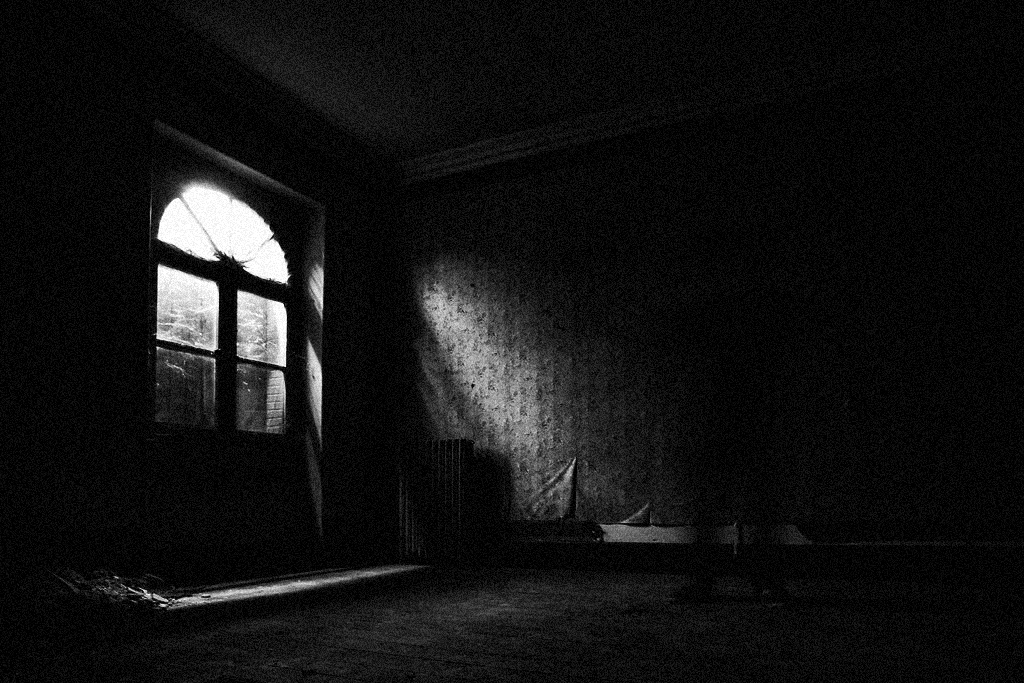
#> input picture DIP_HW2/inputs/P5/ghost_2.png, 1024 x 683 px, found by its file name
$ python q5.py
#> lines starting #> are read from the running program, lines starting #| are printed output that depends on the picture
import numpy as np
import matplotlib.pyplot as plt
import matplotlib.image as mpimg
from PIL import Image
import cv2
import math

###### picture 1 ###########
img = cv2.imread('ghost_2.png')
#> img is the input picture: shape (683, 1024, 3); min 0, max 255, mean 18.8
data=np.asarray(img)
imgplot = plt.imshow(cv2.cvtColor(img, cv2.COLOR_BGR2RGB))
print(data)
#> (printed output is left out)
print(data.shape)
#| (683, 1024, 3)
plt.title("original image")
# plt.figure()
plt.show()

# [7 lines of commented-out code are left out]

histogram_array = np.bincount(img.flatten(), minlength=256)
#> histogram_array = 256 values, max 670143 at index 0, min 273 at index 212, mean 8196

        # normalize
num_pixels = np.sum(histogram_array)
#> num_pixels = 2098176
histogram_array = histogram_array / num_pixels
#> histogram_array = 256 values, max 0.319 at index 0, min 0.00013 at index 212, mean 0.00391

# normalized cumulative histogram
chistogram_array = np.cumsum(histogram_array)
#> chistogram_array = 256 values from 0.319 to 1

"""
STEP 2: Pixel mapping lookup table
"""
transform_map = np.floor(255 * chistogram_array).astype(np.uint8)
#> transform_map = 256 values from 81 to 255

"""
STEP 3: Transformation
"""
# flatten image array into 1D list
img_list = list(img.flatten())
#> img_list = 2098176 items

# transform pixel values to equalize
eq_img_list = [transform_map[p] for p in img_list]
#> eq_img_list = 2098176 items

# reshape and write back into img_array
eq_img_array = np.reshape(np.asarray(eq_img_list), img.shape)
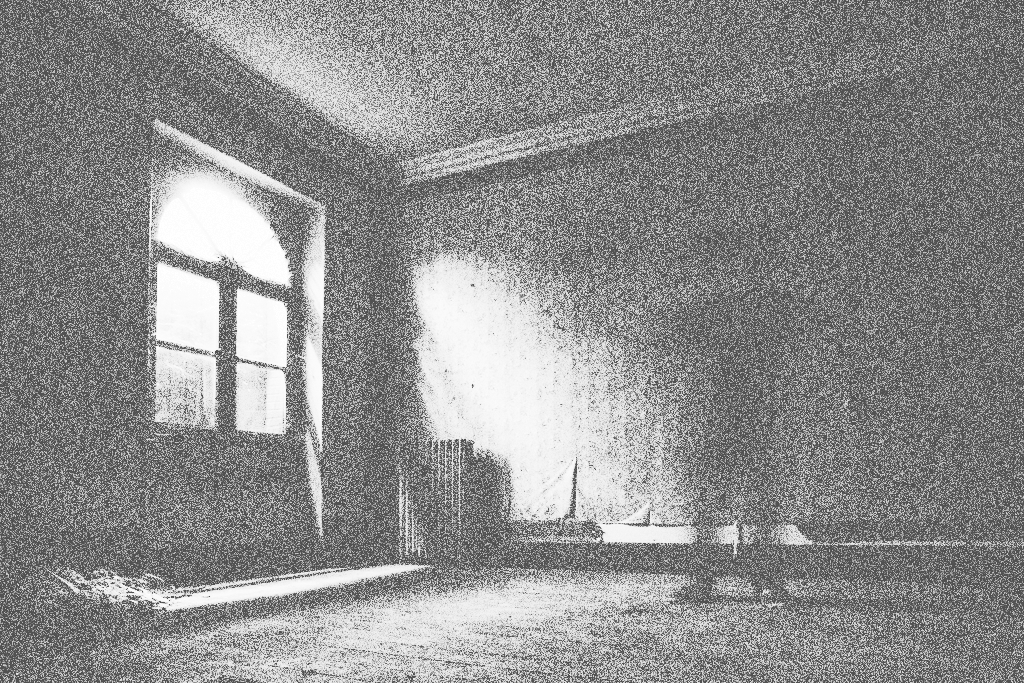
#> eq_img_array: shape (683, 1024, 3); min 81, max 255, mean 141.6

plt.imshow(eq_img_array)
plt.show()

windowsize_r = 8
windowsize_c = 8
for r in range(0,img.shape[0] - windowsize_r, windowsize_r):
    for c in range(0,img.shape[1] - windowsize_c, windowsize_c):
        window = img[r:r+windowsize_r,c:c+windowsize_c]
        histogram_array = np.bincount(window.flatten(), minlength=256)

        # normalize
        num_pixels = np.sum(histogram_array)
        histogram_array = histogram_array / num_pixels

        # normalized cumulative histogram
        chistogram_array = np.cumsum(histogram_array)

        """
        STEP 2: Pixel mapping lookup table
        """
        transform_map = np.floor(255 * chistogram_array).astype(np.uint8)

        """
        STEP 3: Transformation
        """
        # flatten image array into 1D list
        img_list = list(window.flatten())

        # transform pixel values to equalize
        eq_img_list = [transform_map[p] for p in img_list]

        # reshape and write back into img_array
        eq_img_array = np.reshape(np.asarray(eq_img_list), window.shape)
        img[r:r + windowsize_r, c:c + windowsize_c]=eq_img_array
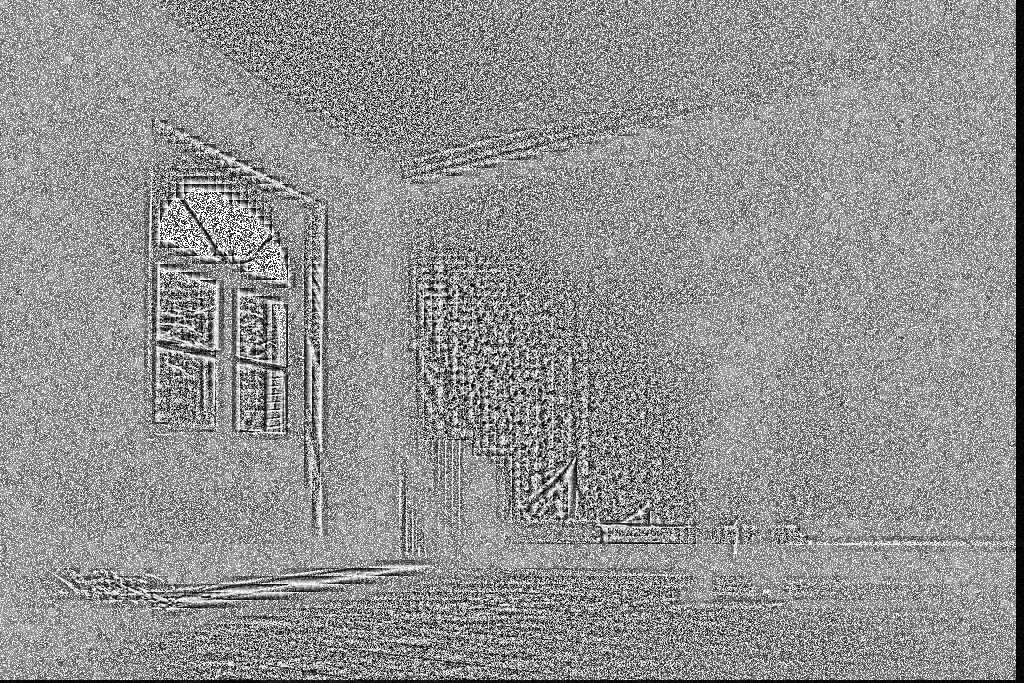
#> img: shape (683, 1024, 3); min 0, max 255, mean 146.1
        ######################################
        # WRITE EQUALIZED IMAGE TO FILE
        ######################################
        # convert NumPy array to pillow Image and write to file
plt.imshow(img)
plt.title("equalized gray_scale")
plt.show()

$ run again, with DIP_HW2/inputs/P5/ghost_1.png copied over DIP_HW2/inputs/P5/ghost_2.png
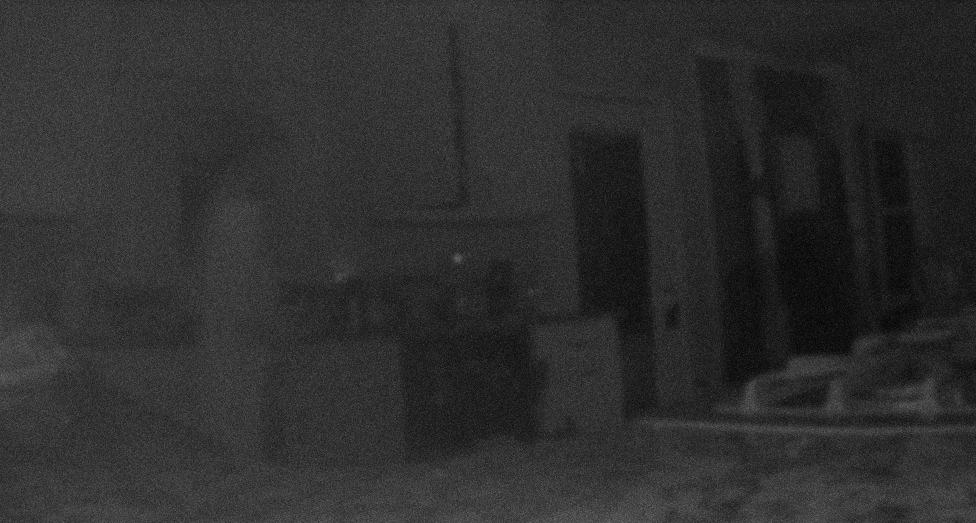
#> input picture DIP_HW2/inputs/P5/ghost_1.png, 976 x 523 px, found by its file name
#> img is the input picture: shape (523, 976, 3); min 0, max 111, mean 46.2
#> (printed output is left out)
#| (523, 976, 3)
#> `histogram_array = np.bincount(img.flatten(), minlength=256)`: histogram_array = 256 values, max 43731 at index 49, min 0 at index 106, mean 5981.8
#> num_pixels = 1531344
#> `histogram_array = histogram_array / num_pixels`: histogram_array = 256 values, max 0.0286 at index 49, min 0 at index 106, mean 0.00391
#> chistogram_array = 256 values from 3.92e-06 to 1
#> transform_map = 256 values from 0 to 255
#> img_list = 1531344 items
#> `eq_img_array = np.reshape(np.asarray(eq_img_list), img.shape)`:
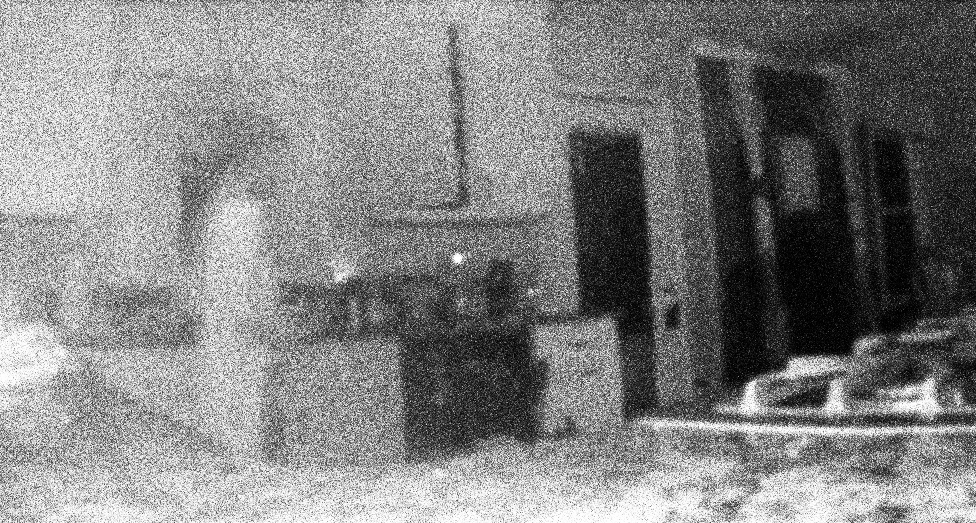
#> eq_img_array: shape (523, 976, 3); min 0, max 255, mean 129.4
#> after the loop `for r in range(0,img.shape[0] - windowsize_r, windowsize_r):`:
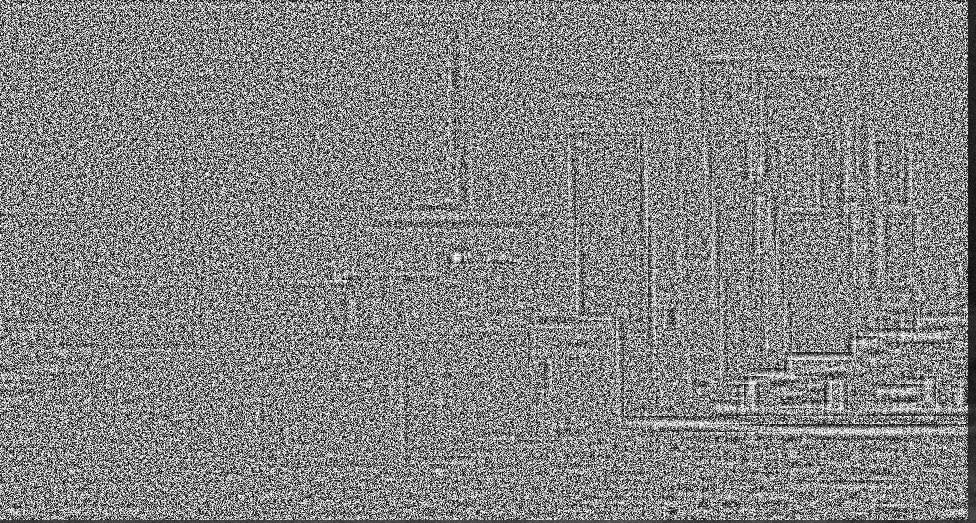
#> img: shape (523, 976, 3); min 3, max 255, mean 132.3

$ run again, with DIP_HW2/inputs/P5/ghost_3.png copied over DIP_HW2/inputs/P5/ghost_2.png
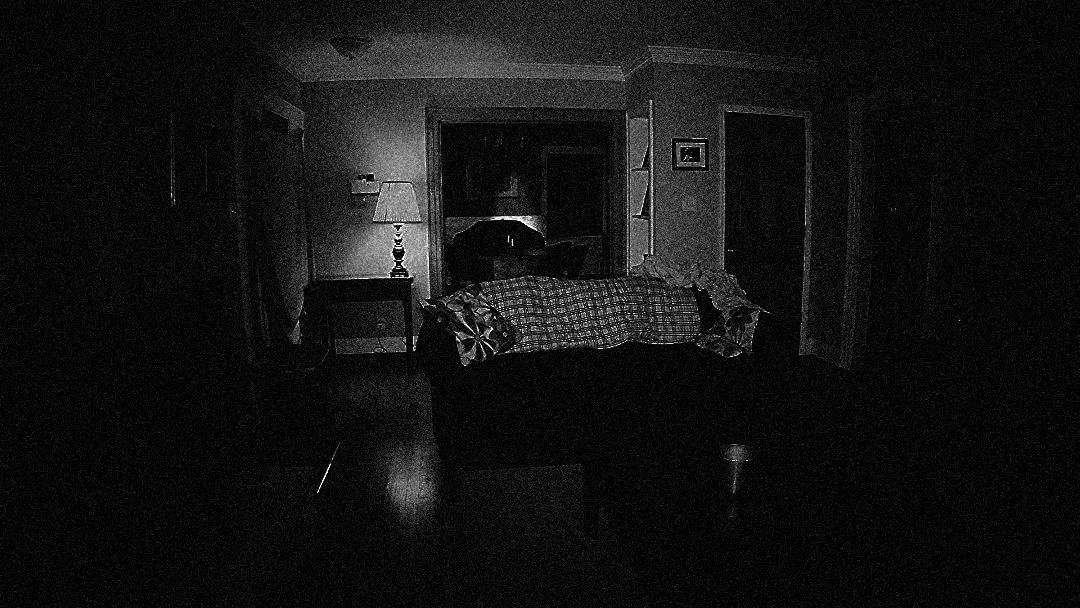
#> input picture DIP_HW2/inputs/P5/ghost_3.png, 1080 x 608 px, found by its file name
#> img is the input picture: shape (608, 1080, 3); min 0, max 255, mean 17.5
#> (printed output is left out)
#| (608, 1080, 3)
#> `histogram_array = np.bincount(img.flatten(), minlength=256)`: histogram_array = 256 values, max 613944 at index 0, min 24 at index 218, mean 7695
#> num_pixels = 1969920
#> `histogram_array = histogram_array / num_pixels`: histogram_array = 256 values, max 0.312 at index 0, min 1.22e-05 at index 218, mean 0.00391
#> chistogram_array = 256 values from 0.312 to 1
#> transform_map = 256 values from 79 to 255
#> img_list = 1969920 items
#> `eq_img_array = np.reshape(np.asarray(eq_img_list), img.shape)`:
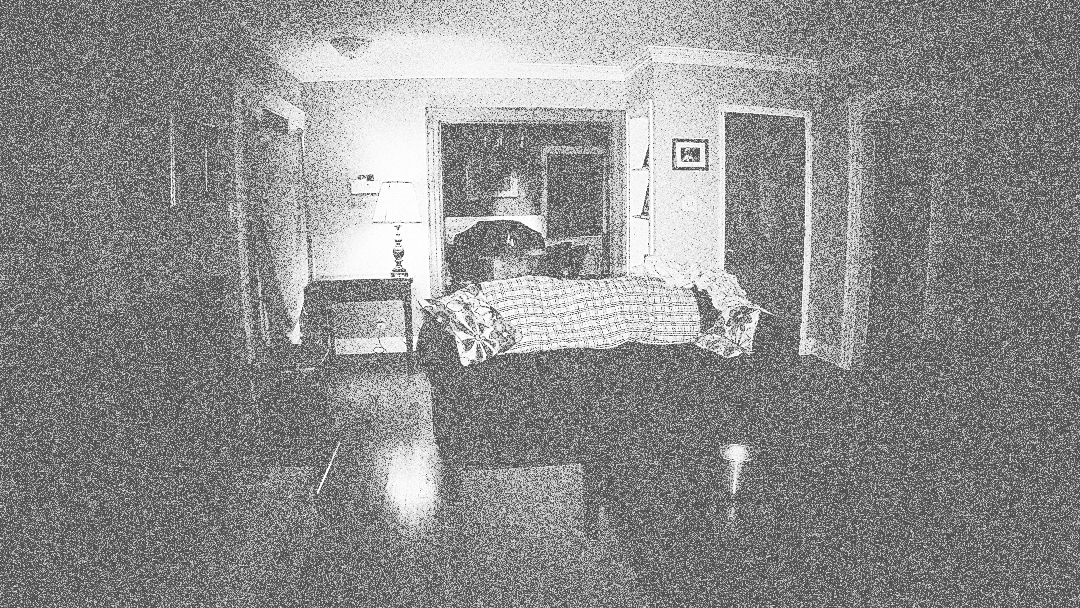
#> eq_img_array: shape (608, 1080, 3); min 79, max 255, mean 140.8
#> after the loop `for r in range(0,img.shape[0] - windowsize_r, windowsize_r):`:
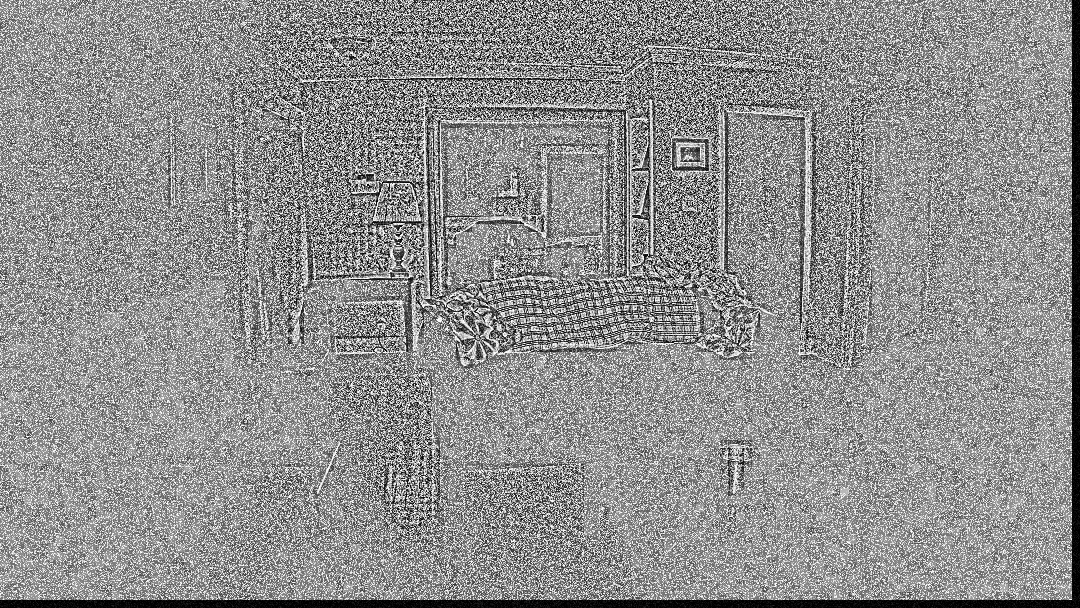
#> img: shape (608, 1080, 3); min 0, max 255, mean 143.1

$ run again, with DIP_HW2/inputs/P5/ghost_4.png copied over DIP_HW2/inputs/P5/ghost_2.png
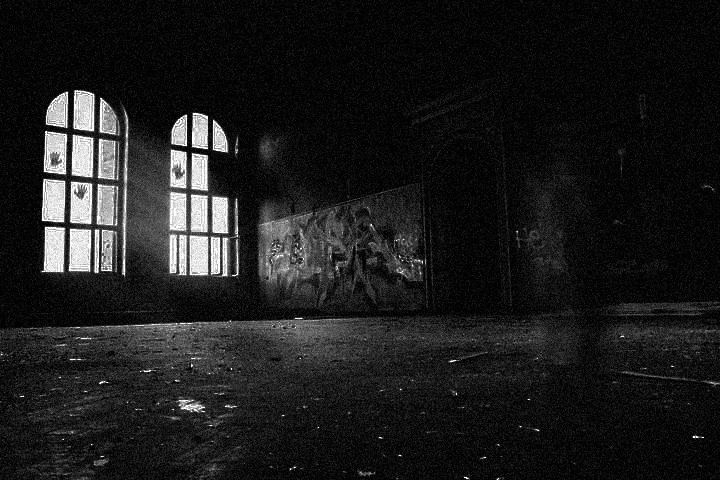
#> input picture DIP_HW2/inputs/P5/ghost_4.png, 720 x 480 px, found by its file name
#> img is the input picture: shape (480, 720, 3); min 0, max 255, mean 28.2
#> (printed output is left out)
#| (480, 720, 3)
#> `histogram_array = np.bincount(img.flatten(), minlength=256)`: histogram_array = 256 values, max 260754 at index 0, min 168 at index 146, mean 4050
#> num_pixels = 1036800
#> `histogram_array = histogram_array / num_pixels`: histogram_array = 256 values, max 0.251 at index 0, min 0.000162 at index 146, mean 0.00391
#> chistogram_array = 256 values from 0.251 to 1
#> transform_map = 256 values from 64 to 255
#> img_list = 1036800 items
#> `eq_img_array = np.reshape(np.asarray(eq_img_list), img.shape)`:
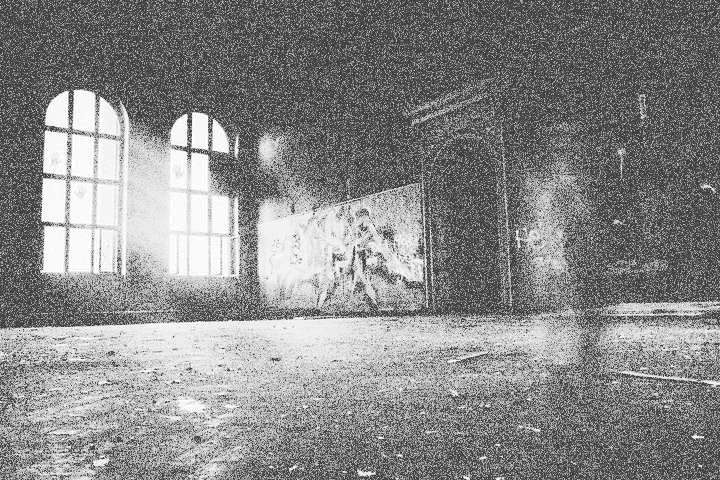
#> eq_img_array: shape (480, 720, 3); min 64, max 255, mean 136.4
#> after the loop `for r in range(0,img.shape[0] - windowsize_r, windowsize_r):`:
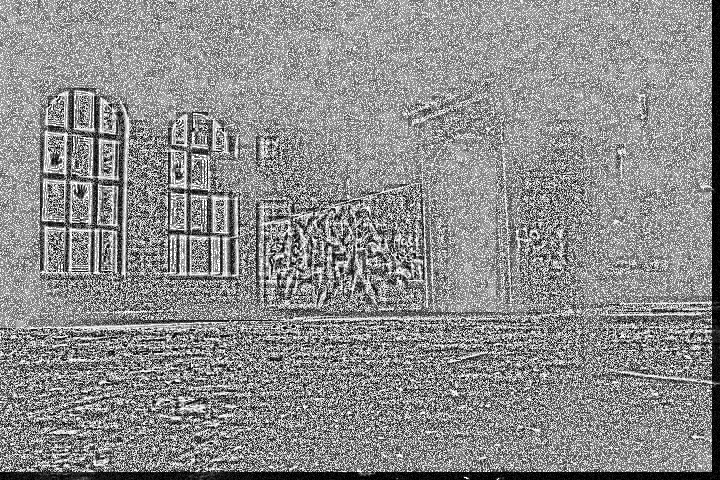
#> img: shape (480, 720, 3); min 0, max 255, mean 140.1
